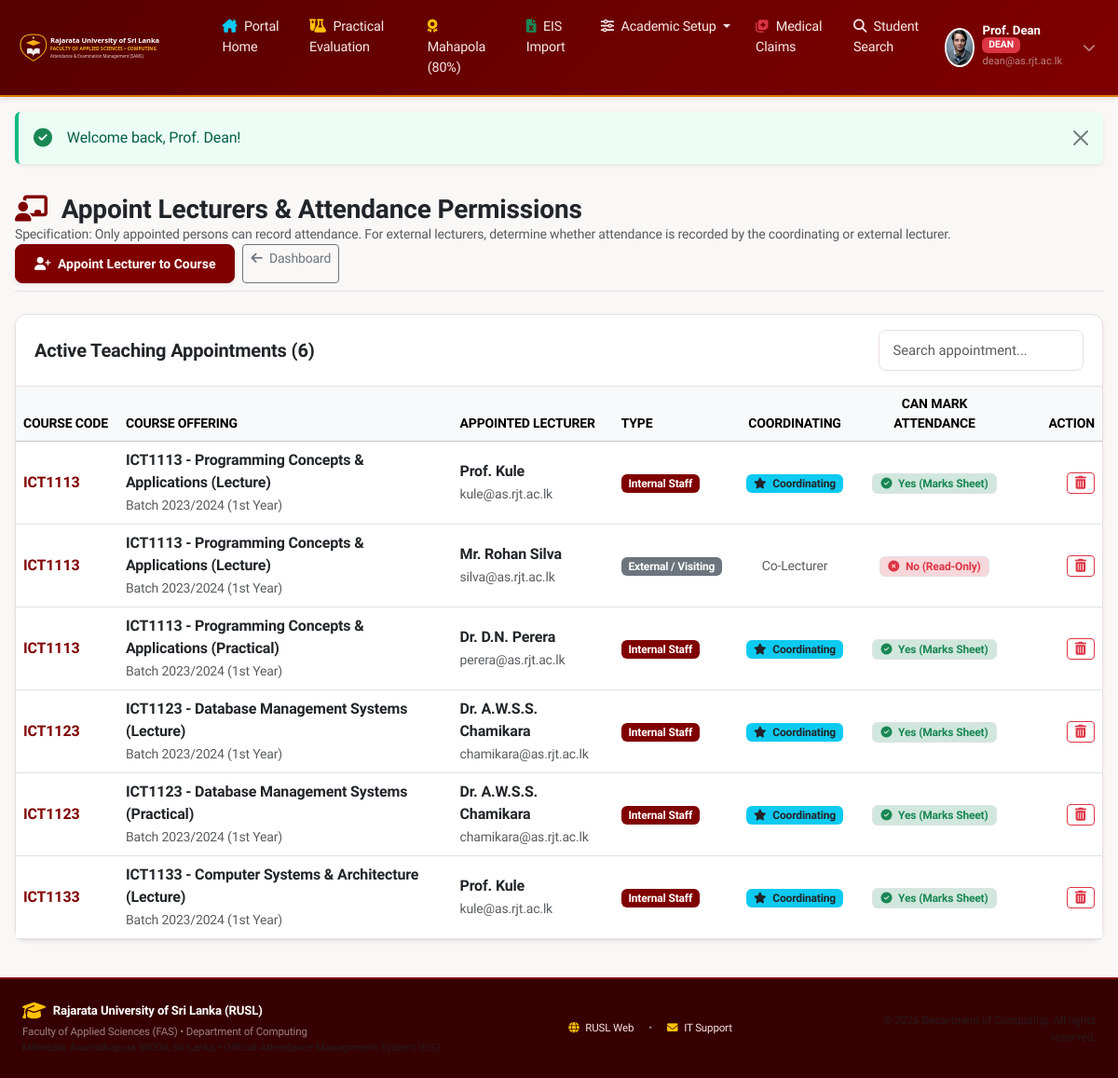
The page /manage_lecturers.php (signed in) on the database its author committed.
### tables this page shows
CREATE TABLE IF NOT EXISTS `course_lecturers` (
    `id` INT AUTO_INCREMENT PRIMARY KEY,
    `offering_id` INT NOT NULL,
    `lecturer_id` INT NOT NULL,
    `is_coordinating` TINYINT(1) DEFAULT 0,
    `can_mark_attendance` TINYINT(1) DEFAULT 1,
    `assigned_at` TIMESTAMP DEFAULT CURRENT_TIMESTAMP,
    UNIQUE KEY `uk_offering_lecturer` (`offering_id`, `lecturer_id`),
    CONSTRAINT `fk_cl_offering` FOREIGN KEY (`offering_id`) REFERENCES `course_offerings` (`id`) ON DELETE CASCADE,
    CONSTRAINT `fk_cl_lecturer` FOREIGN KEY (`lecturer_id`) REFERENCES `users` (`id`) ON DELETE CASCADE
);

CREATE TABLE IF NOT EXISTS `courses` (
    `id` INT AUTO_INCREMENT PRIMARY KEY,
    `course_code` VARCHAR(30) NOT NULL UNIQUE,
    `course_name` VARCHAR(255) NOT NULL,
    `batch_id` INT NOT NULL,
    `semester_id` INT NOT NULL,
    `has_practical` TINYINT(1) DEFAULT 0,
    `created_at` TIMESTAMP DEFAULT CURRENT_TIMESTAMP,
    CONSTRAINT `fk_course_batch` FOREIGN KEY (`batch_id`) REFERENCES `academic_batches` (`id`) ON DELETE CASCADE,
    CONSTRAINT `fk_course_semester` FOREIGN KEY (`semester_id`) REFERENCES `semesters` (`id`) ON DELETE CASCADE
);

CREATE TABLE IF NOT EXISTS `course_offerings` (
    `id` INT AUTO_INCREMENT PRIMARY KEY,
    `course_id` INT NOT NULL,
    `session_type` ENUM('lecture', 'practical') NOT NULL,
    `offering_code` VARCHAR(50) NOT NULL UNIQUE,
    `display_name` VARCHAR(255) NOT NULL,
    `eligibility_threshold` DECIMAL(5,2) DEFAULT 80.00,
    `is_locked` TINYINT(1) DEFAULT 0,
    `locked_at` DATETIME NULL,
    `locked_by` INT NULL,
    `created_at` TIMESTAMP DEFAULT CURRENT_TIMESTAMP,
    CONSTRAINT `fk_offering_course` FOREIGN KEY (`course_id`) REFERENCES `courses` (`id`) ON DELETE CASCADE,
    CONSTRAINT `fk_offering_locked_by` FOREIGN KEY (`locked_by`) REFERENCES `users` (`id`) ON DELETE SET NULL
);

CREATE TABLE IF NOT EXISTS `academic_batches` (
    `id` INT AUTO_INCREMENT PRIMARY KEY,
    `batch_name` VARCHAR(100) NOT NULL,
    `batch_code` VARCHAR(20) NOT NULL UNIQUE,
    `year_of_study` INT NOT NULL,
    `academic_year` VARCHAR(30) NOT NULL,
    `is_active` TINYINT(1) DEFAULT 1,
    `created_at` TIMESTAMP DEFAULT CURRENT_TIMESTAMP
);

CREATE TABLE IF NOT EXISTS `users` (
    `id` INT AUTO_INCREMENT PRIMARY KEY,
    `email` VARCHAR(191) NOT NULL UNIQUE,
    `password_hash` VARCHAR(255) NOT NULL,
    `full_name` VARCHAR(255) NOT NULL,
    `role` ENUM('hod', 'lecturer', 'student', 'dean', 'ar') NOT NULL,
    `staff_id` VARCHAR(50) NULL,
    `is_external_lecturer` TINYINT(1) DEFAULT 0,
    `student_id` INT NULL,
    `is_email_verified` TINYINT(1) DEFAULT 0,
    `verification_code` VARCHAR(10) NULL,
    `verification_token` VARCHAR(64) NULL,
    `verification_expires_at` DATETIME NULL,
    `avatar` VARCHAR(255) NULL,
    `description` TEXT NULL,
    `password_reset_code` VARCHAR(10) NULL,
    `password_reset_expires_at` DATETIME NULL,
    `created_at` TIMESTAMP DEFAULT CURRENT_TIMESTAMP
);

### config/app.php (called while the page is built, shortened)
<?php
function e(?string $string): string {
    return htmlspecialchars((string)$string, ENT_QUOTES, 'UTF-8');
}

### public/manage_lecturers.php (the view, shortened to what this page needs)
<?php
require_once __DIR__ . '/../config/app.php';
$db = Database::getConnection();
$assignments = $db->query("
    SELECT cl.*, co.display_name, co.session_type, c.course_code, b.batch_name,
           u.full_name, u.email, u.is_external_lecturer, u.staff_id
    FROM course_lecturers cl
    JOIN course_offerings co ON cl.offering_id = co.id
    JOIN courses c ON co.course_id = c.id
    JOIN academic_batches b ON c.batch_id = b.id
    JOIN users u ON cl.lecturer_id = u.id
    ORDER BY c.course_code ASC, co.session_type ASC, cl.is_coordinating DESC
")->fetchAll();
require_once __DIR__ . '/layout/header.php';
?>
<div class="d-flex flex-wrap justify-content-between align-items-center mb-4 pb-2 border-bottom">
    <div>
        <h3 class="fw-bold text-dark mb-0">
            <i class="fa-solid fa-chalkboard-user text-primary me-2"></i> Appoint Lecturers &amp; Attendance Permissions
        </h3>
        <p class="text-muted small mb-0">
            Specification: Only appointed persons can record attendance. For external lecturers, determine whether attendance is recorded by the coordinating or external lecturer.
        </p>
    </div>
    <div class="d-flex gap-2">
        <button type="button" class="btn btn-primary btn-sm shadow-sm" data-bs-toggle="modal" data-bs-target="#assignModal">
            <i class="fa-solid fa-user-plus me-1"></i> Appoint Lecturer to Course
        </button>
        <a href="hod_dashboard.php" class="btn btn-outline-secondary btn-sm">
            <i class="fa-solid fa-arrow-left me-1"></i> Dashboard
        </a>
    </div>
</div>
<div class="card shadow-sm mb-4">
    <div class="card-header bg-white py-3 d-flex justify-content-between align-items-center">
        <h5 class="fw-bold mb-0 text-dark">
            Active Teaching Appointments (<?= count($assignments) ?>)
        </h5>
        <input type="text" class="form-control form-control-sm table-quick-search" placeholder="Search appointment..." data-target="#assignmentsTable" style="width: 220px;">
    </div>
    <div class="table-responsive">
        <table class="table table-hover align-middle mb-0" id="assignmentsTable">
            <thead class="table-light small text-muted text-uppercase">
                <tr>
                    <th style="width: 110px;">Course Code</th>
                    <th>Course Offering</th>
                    <th>Appointed Lecturer</th>
                    <th>Type</th>
                    <th style="width: 140px;" class="text-center">Coordinating</th>
                    <th style="width: 160px;" class="text-center">Can Mark Attendance</th>
                    <th style="width: 100px;" class="text-end">Action</th>
                </tr>
            </thead>
            <tbody>
                <?php if (empty($assignments)): ?>
                    <tr><td colspan="7" class="text-center py-4 text-muted">No lecturer appointments recorded.</td></tr>
                <?php else: ?>
                    <?php foreach ($assignments as $a): ?>
                        <tr>
                            <td class="fw-bold text-primary"><?= e($a['course_code']) ?></td>
                            <td>
                                <div class="fw-semibold text-dark"><?= e($a['display_name']) ?></div>
                                <small class="text-muted"><?= e($a['batch_name']) ?></small>
                            </td>
                            <td>
                                <div class="fw-semibold text-dark"><?= e($a['full_name']) ?></div>
                                <small class="text-muted"><?= e($a['email']) ?></small>
                            </td>
                            <td>
                                <?php if ($a['is_external_lecturer']): ?>
                                    <span class="badge bg-secondary">External / Visiting</span>
                                <?php else: ?>
                                    <span class="badge bg-primary">Internal Staff</span>
                                <?php endif; ?>
                            </td>
                            <td class="text-center">
                                <?php if ($a['is_coordinating']): ?>
                                    <span class="badge bg-info text-dark"><i class="fa-solid fa-star me-1"></i> Coordinating</span>
                                <?php else: ?>
                                    <span class="text-muted small">Co-Lecturer</span>
                                <?php endif; ?>
                            </td>
                            <td class="text-center">
                                <?php if ($a['can_mark_attendance']): ?>
                                    <span class="badge bg-success-subtle text-success border px-2 py-1">
                                        <i class="fa-solid fa-circle-check me-1"></i> Yes (Marks Sheet)
                                    </span>
                                <?php else: ?>
                                    <span class="badge bg-danger-subtle text-danger border px-2 py-1">
                                        <i class="fa-solid fa-circle-xmark me-1"></i> No (Read-Only)
                                    </span>
                                <?php endif; ?>
                            </td>
                            <td class="text-end">
                                <form method="POST" action="manage_lecturers.php" onsubmit="return confirm('Remove this lecturer appointment?');">
                                    <button type="submit" class="btn btn-outline-danger btn-sm py-0" title="Remove Appointment">
                                        <i class="fa-solid fa-trash-can"></i>
                                    </button>
                                </form>
                            </td>
                        </tr>
                    <?php endforeach; ?>
                <?php endif; ?>
            </tbody>
        </table>
    </div>
</div>
<?php require_once __DIR__ . '/layout/footer.php'; ?>

### public/assets/css/style.css (style rules this page uses)
:root { --primary: #800000; --primary-dark: #560000; --primary-darker: #360000; --primary-light: #a82020; --primary-subtle: #fdf2f2; --accent-gold: #f59e0b; --accent-gold-dark: #d97706; --accent-gold-subtle: #fef3c7; --success: #10b981; --success-subtle: #ecfdf5; --danger: #ef4444; --danger-subtle: #fef2f2; --warning: #f59e0b; --warning-subtle: #fffbeb; --info: #0ea5e9; --info-subtle: #f0f9ff; --bg-body: #faf7f7; --bg-card: #ffffff; --text-main: #1c1012; --text-muted: #6b5c5e; --border-color: #eadede; --radius-sm: 8px; --radius-md: 12px; --radius-lg: 18px; --radius-xl: 24px; --shadow-sm: 0 1px 3px 0 rgba(86, 0, 0, 0.05); --shadow-md: 0 4px 6px -1px rgba(86, 0, 0, 0.08), 0 2px 4px -2px rgba(86, 0, 0, 0.04); --shadow-lg: 0 10px 15px -3px rgba(86, 0, 0, 0.1), 0 4px 6px -4px rgba(86, 0, 0, 0.05); --shadow-xl: 0 20px 25px -5px rgba(86, 0, 0, 0.14), 0 8px 10px -6px rgba(86, 0, 0, 0.06); }
body { background-color: var(--bg-body); font-family: 'Plus Jakarta Sans', system-ui, -apple-system, sans-serif; color: var(--text-main); min-height: 100vh; display: flex; flex-direction: column; letter-spacing: -0.01em; }
.card { background-color: var(--bg-card); border: 1px solid var(--border-color); box-shadow: var(--shadow-sm); border-radius: var(--radius-md); transition: box-shadow 0.2s ease, transform 0.2s ease; }
.card-header { background-color: #ffffff; border-bottom: 1px solid var(--border-color); font-weight: 600; padding: 1rem 1.25rem; border-top-left-radius: var(--radius-md) !important; border-top-right-radius: var(--radius-md) !important; }
.form-control, .form-select { border-radius: var(--radius-sm); border: 1px solid var(--border-color); padding: 0.6rem 0.9rem; font-size: 0.925rem; transition: border-color 0.15s, box-shadow 0.15s; }
.btn-primary { background-color: var(--primary) !important; border-color: var(--primary) !important; color: #ffffff !important; border-radius: var(--radius-sm); font-weight: 600; padding: 0.6rem 1.25rem; transition: all 0.2s; }
.text-primary { color: var(--primary) !important; }
.bg-primary { background-color: var(--primary) !important; }

### rows shown on the page
course_lecturers: courses.course_code "ICT1113", offering.display_name "ICT1113 - Programming Concepts & Applications (Lecture)", academic_batches.batch_name "Batch 2023/2024 (1st Year)", lecturer.full_name "Prof. Kule", lecturer.email "kule@as.rjt.ac.lk", shows "Internal Staff", is_coordinating 1 (drawn), can_mark_attendance 1 (drawn)
course_lecturers: courses.course_code "ICT1113", offering.display_name "ICT1113 - Programming Concepts & Applications (Lecture)", academic_batches.batch_name "Batch 2023/2024 (1st Year)", lecturer.full_name "Mr. Rohan Silva", lecturer.email "silva@as.rjt.ac.lk", shows "External / Visiting", is_coordinating "Co-Lecturer", can_mark_attendance 0 (drawn)
course_lecturers: courses.course_code "ICT1113", offering.display_name "ICT1113 - Programming Concepts & Applications (Practical)", academic_batches.batch_name "Batch 2023/2024 (1st Year)", lecturer.full_name "Dr. D.N. Perera", lecturer.email "perera@as.rjt.ac.lk", shows "Internal Staff", is_coordinating 1 (drawn), can_mark_attendance 1 (drawn)
course_lecturers: courses.course_code "ICT1123", offering.display_name "ICT1123 - Database Management Systems (Lecture)", academic_batches.batch_name "Batch 2023/2024 (1st Year)", lecturer.full_name "Dr. A.W.S.S. Chamikara", lecturer.email "chamikara@as.rjt.ac.lk", shows "Internal Staff", is_coordinating 1 (drawn), can_mark_attendance 1 (drawn)
course_lecturers: courses.course_code "ICT1123", offering.display_name "ICT1123 - Database Management Systems (Practical)", academic_batches.batch_name "Batch 2023/2024 (1st Year)", lecturer.full_name "Dr. A.W.S.S. Chamikara", lecturer.email "chamikara@as.rjt.ac.lk", shows "Internal Staff", is_coordinating 1 (drawn), can_mark_attendance 1 (drawn)
course_lecturers: courses.course_code "ICT1133", offering.display_name "ICT1133 - Computer Systems & Architecture (Lecture)", academic_batches.batch_name "Batch 2023/2024 (1st Year)", lecturer.full_name "Prof. Kule", lecturer.email "kule@as.rjt.ac.lk", shows "Internal Staff", is_coordinating 1 (drawn), can_mark_attendance 1 (drawn)

### other values the page prints
$user['full_name'] "Prof. Dean"
$role "DEAN"
$user['email'] "dean@as.rjt.ac.lk"
$msg "Welcome back, Prof. Dean!"
count($assignments) "6"
APP_UNIVERSITY "Rajarata University of Sri Lanka (RUSL)"
APP_FACULTY "Faculty of Applied Sciences (FAS)"
APP_DEPT "Department of Computing"
